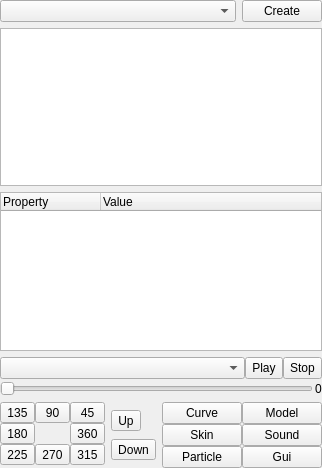
<?xml version="1.0" encoding="UTF-8"?>
<ui version="4.0">
 <class>InspectorEntityDock</class>
 <widget class="QWidget" name="InspectorEntityDock">
  <property name="geometry">
   <rect>
    <x>0</x>
    <y>0</y>
    <width>302</width>
    <height>468</height>
   </rect>
  </property>
  <property name="windowTitle">
   <string>Entity</string>
  </property>
  <layout class="QVBoxLayout" name="verticalLayout_3">
   <property name="margin">
    <number>0</number>
   </property>
   <item>
    <layout class="QHBoxLayout" name="horizontalLayout">
     <item>
      <widget class="QComboBox" name="entityListCombo">
       <property name="sizePolicy">
        <sizepolicy hsizetype="Expanding" vsizetype="Fixed">
         <horstretch>0</horstretch>
         <verstretch>0</verstretch>
        </sizepolicy>
       </property>
      </widget>
     </item>
     <item>
      <widget class="QPushButton" name="entityCreateButton">
       <property name="sizePolicy">
        <sizepolicy hsizetype="Minimum" vsizetype="Fixed">
         <horstretch>0</horstretch>
         <verstretch>0</verstretch>
        </sizepolicy>
       </property>
       <property name="maximumSize">
        <size>
         <width>16777215</width>
         <height>24</height>
        </size>
       </property>
       <property name="text">
        <string>Create</string>
       </property>
      </widget>
     </item>
    </layout>
   </item>
   <item>
    <widget class="QTableView" name="entityDocumentationTable"/>
   </item>
   <item>
    <widget class="QTreeWidget" name="entityPropertiesTable">
     <column>
      <property name="text">
       <string>Property</string>
      </property>
     </column>
     <column>
      <property name="text">
       <string>Value</string>
      </property>
     </column>
    </widget>
   </item>
   <item>
    <layout class="QVBoxLayout" name="verticalLayout_2">
     <property name="spacing">
      <number>2</number>
     </property>
     <property name="sizeConstraint">
      <enum>QLayout::SetDefaultConstraint</enum>
     </property>
     <item>
      <layout class="QHBoxLayout" name="horizontalLayout_2">
       <property name="spacing">
        <number>0</number>
       </property>
       <item>
        <widget class="QComboBox" name="comboBox_2">
         <property name="sizePolicy">
          <sizepolicy hsizetype="Expanding" vsizetype="Fixed">
           <horstretch>0</horstretch>
           <verstretch>0</verstretch>
          </sizepolicy>
         </property>
        </widget>
       </item>
       <item>
        <widget class="QToolButton" name="toolButton_11">
         <property name="sizePolicy">
          <sizepolicy hsizetype="Fixed" vsizetype="Fixed">
           <horstretch>0</horstretch>
           <verstretch>0</verstretch>
          </sizepolicy>
         </property>
         <property name="maximumSize">
          <size>
           <width>16777215</width>
           <height>24</height>
          </size>
         </property>
         <property name="text">
          <string>Play</string>
         </property>
         <property name="icon">
          <iconset resource="../QtRadiant.qrc">
           <normaloff>:/icons/play</normaloff>:/icons/play</iconset>
         </property>
        </widget>
       </item>
       <item>
        <widget class="QToolButton" name="toolButton_12">
         <property name="maximumSize">
          <size>
           <width>16777215</width>
           <height>24</height>
          </size>
         </property>
         <property name="text">
          <string>Stop</string>
         </property>
         <property name="icon">
          <iconset resource="../QtRadiant.qrc">
           <normaloff>:/icons/stop</normaloff>:/icons/stop</iconset>
         </property>
        </widget>
       </item>
      </layout>
     </item>
     <item>
      <layout class="QHBoxLayout" name="horizontalLayout_3">
       <item>
        <widget class="QSlider" name="horizontalSlider">
         <property name="orientation">
          <enum>Qt::Horizontal</enum>
         </property>
        </widget>
       </item>
       <item>
        <widget class="QLabel" name="label_2">
         <property name="text">
          <string>0</string>
         </property>
        </widget>
       </item>
      </layout>
     </item>
    </layout>
   </item>
   <item>
    <layout class="QHBoxLayout" name="horizontalLayout_4">
     <item>
      <layout class="QGridLayout" name="gridLayout">
       <property name="spacing">
        <number>0</number>
       </property>
       <item row="0" column="0">
        <widget class="QToolButton" name="rotate135Button">
         <property name="sizePolicy">
          <sizepolicy hsizetype="Minimum" vsizetype="Fixed">
           <horstretch>0</horstretch>
           <verstretch>0</verstretch>
          </sizepolicy>
         </property>
         <property name="text">
          <string>135</string>
         </property>
        </widget>
       </item>
       <item row="0" column="1">
        <widget class="QToolButton" name="rotate90Button">
         <property name="sizePolicy">
          <sizepolicy hsizetype="Minimum" vsizetype="Fixed">
           <horstretch>0</horstretch>
           <verstretch>0</verstretch>
          </sizepolicy>
         </property>
         <property name="text">
          <string>90</string>
         </property>
        </widget>
       </item>
       <item row="1" column="0">
        <widget class="QToolButton" name="rotate180Button">
         <property name="sizePolicy">
          <sizepolicy hsizetype="Minimum" vsizetype="Fixed">
           <horstretch>0</horstretch>
           <verstretch>0</verstretch>
          </sizepolicy>
         </property>
         <property name="text">
          <string>180</string>
         </property>
        </widget>
       </item>
       <item row="2" column="0">
        <widget class="QToolButton" name="rotate225Button">
         <property name="sizePolicy">
          <sizepolicy hsizetype="Minimum" vsizetype="Fixed">
           <horstretch>0</horstretch>
           <verstretch>0</verstretch>
          </sizepolicy>
         </property>
         <property name="text">
          <string>225</string>
         </property>
        </widget>
       </item>
       <item row="2" column="1">
        <widget class="QToolButton" name="rotate270Button">
         <property name="sizePolicy">
          <sizepolicy hsizetype="Minimum" vsizetype="Fixed">
           <horstretch>0</horstretch>
           <verstretch>0</verstretch>
          </sizepolicy>
         </property>
         <property name="text">
          <string>270</string>
         </property>
        </widget>
       </item>
       <item row="0" column="2">
        <widget class="QToolButton" name="rotate45Button">
         <property name="sizePolicy">
          <sizepolicy hsizetype="Minimum" vsizetype="Fixed">
           <horstretch>0</horstretch>
           <verstretch>0</verstretch>
          </sizepolicy>
         </property>
         <property name="minimumSize">
          <size>
           <width>0</width>
           <height>0</height>
          </size>
         </property>
         <property name="text">
          <string>45</string>
         </property>
        </widget>
       </item>
       <item row="2" column="2">
        <widget class="QToolButton" name="rotate315Button">
         <property name="sizePolicy">
          <sizepolicy hsizetype="Minimum" vsizetype="Fixed">
           <horstretch>0</horstretch>
           <verstretch>0</verstretch>
          </sizepolicy>
         </property>
         <property name="text">
          <string>315</string>
         </property>
        </widget>
       </item>
       <item row="1" column="2">
        <widget class="QToolButton" name="rotate360Button">
         <property name="sizePolicy">
          <sizepolicy hsizetype="Minimum" vsizetype="Fixed">
           <horstretch>0</horstretch>
           <verstretch>0</verstretch>
          </sizepolicy>
         </property>
         <property name="text">
          <string>360</string>
         </property>
        </widget>
       </item>
      </layout>
     </item>
     <item>
      <layout class="QVBoxLayout" name="verticalLayout">
       <property name="spacing">
        <number>0</number>
       </property>
       <item>
        <widget class="QToolButton" name="upButton">
         <property name="sizePolicy">
          <sizepolicy hsizetype="Fixed" vsizetype="Fixed">
           <horstretch>0</horstretch>
           <verstretch>0</verstretch>
          </sizepolicy>
         </property>
         <property name="text">
          <string>Up</string>
         </property>
         <property name="icon">
          <iconset resource="../QtRadiant.qrc">
           <normaloff>:/arrows/top</normaloff>:/arrows/top</iconset>
         </property>
        </widget>
       </item>
       <item>
        <widget class="QToolButton" name="downButton">
         <property name="text">
          <string>Down</string>
         </property>
         <property name="icon">
          <iconset resource="../QtRadiant.qrc">
           <normaloff>:/arrows/bottom</normaloff>:/arrows/bottom</iconset>
         </property>
        </widget>
       </item>
      </layout>
     </item>
     <item>
      <spacer name="horizontalSpacer">
       <property name="orientation">
        <enum>Qt::Horizontal</enum>
       </property>
       <property name="sizeHint" stdset="0">
        <size>
         <width>40</width>
         <height>20</height>
        </size>
       </property>
      </spacer>
     </item>
     <item>
      <layout class="QGridLayout" name="gridLayout_2">
       <property name="spacing">
        <number>0</number>
       </property>
       <item row="0" column="0">
        <widget class="QPushButton" name="curveButton">
         <property name="sizePolicy">
          <sizepolicy hsizetype="Minimum" vsizetype="Fixed">
           <horstretch>0</horstretch>
           <verstretch>0</verstretch>
          </sizepolicy>
         </property>
         <property name="maximumSize">
          <size>
           <width>16777215</width>
           <height>24</height>
          </size>
         </property>
         <property name="text">
          <string>Curve</string>
         </property>
        </widget>
       </item>
       <item row="0" column="1">
        <widget class="QPushButton" name="modelButton">
         <property name="sizePolicy">
          <sizepolicy hsizetype="Minimum" vsizetype="Fixed">
           <horstretch>0</horstretch>
           <verstretch>0</verstretch>
          </sizepolicy>
         </property>
         <property name="maximumSize">
          <size>
           <width>16777215</width>
           <height>24</height>
          </size>
         </property>
         <property name="text">
          <string>Model</string>
         </property>
        </widget>
       </item>
       <item row="1" column="1">
        <widget class="QPushButton" name="soundButton">
         <property name="sizePolicy">
          <sizepolicy hsizetype="Minimum" vsizetype="Fixed">
           <horstretch>0</horstretch>
           <verstretch>0</verstretch>
          </sizepolicy>
         </property>
         <property name="maximumSize">
          <size>
           <width>16777215</width>
           <height>24</height>
          </size>
         </property>
         <property name="text">
          <string>Sound</string>
         </property>
        </widget>
       </item>
       <item row="1" column="0">
        <widget class="QPushButton" name="skinButton">
         <property name="sizePolicy">
          <sizepolicy hsizetype="Minimum" vsizetype="Fixed">
           <horstretch>0</horstretch>
           <verstretch>0</verstretch>
          </sizepolicy>
         </property>
         <property name="maximumSize">
          <size>
           <width>16777215</width>
           <height>24</height>
          </size>
         </property>
         <property name="text">
          <string>Skin</string>
         </property>
        </widget>
       </item>
       <item row="2" column="1">
        <widget class="QPushButton" name="guiButton">
         <property name="sizePolicy">
          <sizepolicy hsizetype="Minimum" vsizetype="Fixed">
           <horstretch>0</horstretch>
           <verstretch>0</verstretch>
          </sizepolicy>
         </property>
         <property name="maximumSize">
          <size>
           <width>16777215</width>
           <height>24</height>
          </size>
         </property>
         <property name="text">
          <string>Gui</string>
         </property>
        </widget>
       </item>
       <item row="2" column="0">
        <widget class="QPushButton" name="particleButton">
         <property name="sizePolicy">
          <sizepolicy hsizetype="Minimum" vsizetype="Minimum">
           <horstretch>0</horstretch>
           <verstretch>0</verstretch>
          </sizepolicy>
         </property>
         <property name="maximumSize">
          <size>
           <width>16777215</width>
           <height>24</height>
          </size>
         </property>
         <property name="text">
          <string>Particle</string>
         </property>
        </widget>
       </item>
      </layout>
     </item>
    </layout>
   </item>
  </layout>
 </widget>
 <resources>
  <include location="../QtRadiant.qrc"/>
 </resources>
 <connections/>
</ui>
